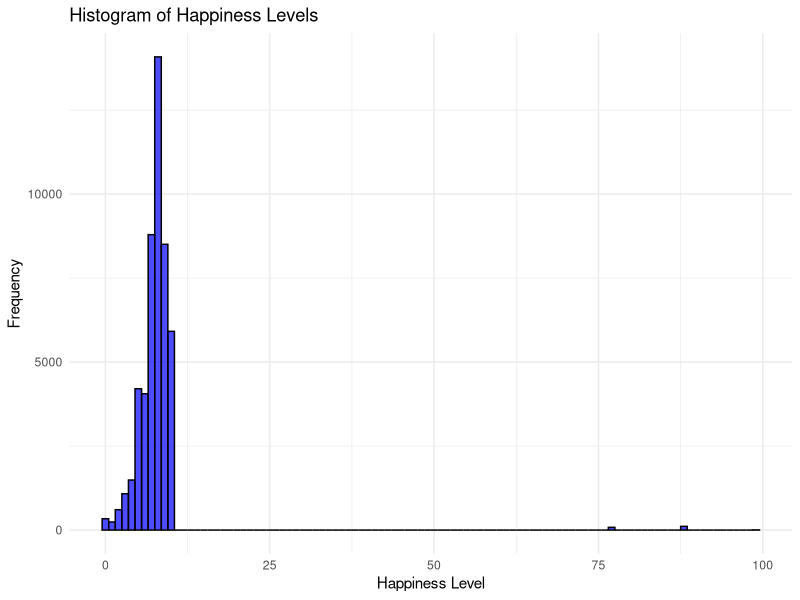

Source code (R): (Note: this script raises an error after producing the figure.)
library(dplyr)
library(tidyverse)

# Load dataset
ESS9_recoded <- read_csv("recoded_data/ESS9_recoded.csv")

#Exploratory data analysis
# Check the structure of the dataset
str(ESS9_recoded)

# Check for missing values
missing_values <- colSums(is.na(ESS9_recoded))
print(missing_values)

#Histogram happy
ggplot(ESS9_recoded, aes(x = happy)) +
  geom_histogram(binwidth = 1, fill = "blue", color = "black", alpha = 0.7) +
  labs(title = "Histogram of Happiness Levels",
       x = "Happiness Level",
       y = "Frequency") +
  theme_minimal()


#Histogram wealth_diff
ggplot(ESS9_recoded, aes(x = wealth_diff)) +
  geom_histogram(binwidth = 1, fill = "green", color = "black", alpha = 0.7) +
  labs(title = "Histogram of Wealth Difference",
       x = "Wealth Difference",
       y = "Frequency") +
  theme_minimal()




#regression
regression <- lm(happy ~ wealth_diff, data = ESS9_recoded)
summary(regression)
# Plot the regression line
ggplot(ESS9_recoded, aes(x = wealth_diff, y = happy)) +
  geom_point() +
  geom_smooth(method = "lm", se = FALSE, color = "blue") +
  labs(title = "Regression of Happiness on Wealth Difference",
       x = "Wealth Difference",
       y = "Happiness Level") +
  theme_minimal()
